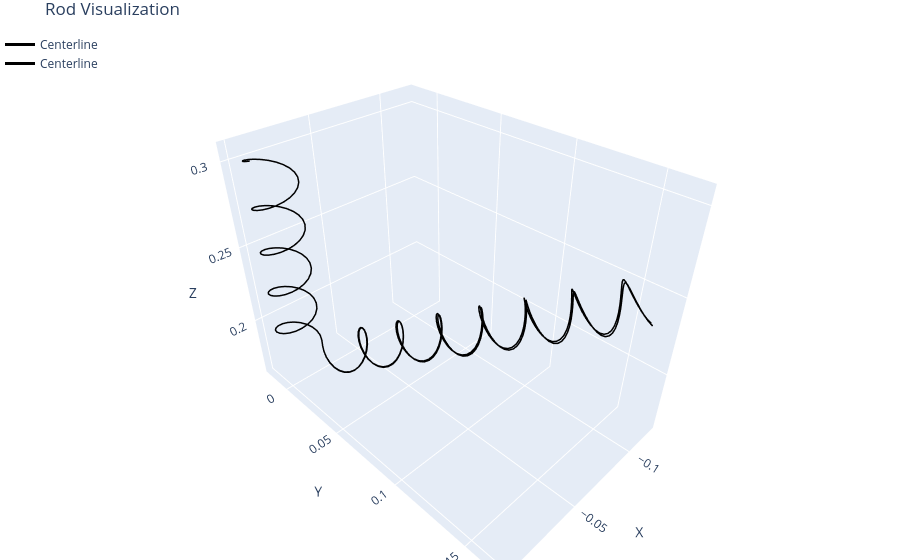

The notebook cell saved with this chart:
### Markdown cell above
### Visualize generalized & global twist at `index=100` of ~.03 radians for two identical curls

### Code cell
from rod.rod_generator import RodGenerator
from rod.RodHelixConverter import RodHelixConverter
from rod.helix_util import HelixUtil
from scipy.spatial.transform import Rotation
from math_util.rotation import RotationUtil

L = 12 # 12 inches
curl_wavelength = 1 # inch
n_points = 256
height_scale = L / n_points # vertical displacement per segment
indices_per_curl = curl_wavelength / height_scale
ang_curl_freq_default = (2 * np.pi) / indices_per_curl
f = ang_curl_freq_default
r, tf = 0.5, 0.8

pos, theta = RodGenerator.example_rod(n=n_points, curl_radius=in_to_meters(r), curl_frequency=f, height_scale=in_to_meters(height_scale))
rest_lengths = np.linalg.norm(pos[1:] - pos[:-1], axis=1)

# adding twist with generalized coords
twist_indices = np.array([100])
rest_lengths = np.linalg.norm(pos[1:] - pos[:-1], axis=1)
twist_values = np.array([90 / rest_lengths[twist_indices]])
pos, theta = add_twist(pos, theta, twist_indices, twist_values)

# adding twist with global rotations
pos_g, theta_g = add_global_twist(pos, theta, twist_indices=np.array([101]), twist_values= np.array([np.radians(np.pi / 2)]))

visualize_rod_plotly([pos, pos_g])

### Figure 1 — Plotly figure (JSON) as saved in the notebook; plotly's stock layout.template omitted (floating-point values rounded to 4 significant figures; data arrays with more than 128 entries replaced by an {"elided": "..."} marker saying what was removed)
{"data": [{"line": {"color": "black", "width": 3}, "mode": "lines", "name": "Centerline", "type": "scatter3d", "x": {"elided": "258 float values"}, "y": {"elided": "258 float values"}, "z": {"elided": "258 float values"}}, {"line": {"color": "black", "width": 3}, "mode": "lines", "name": "Centerline", "type": "scatter3d", "x": {"elided": "258 float values"}, "y": {"elided": "258 float values"}, "z": {"elided": "258 float values"}}], "layout": {"legend": {"x": 0, "y": 1}, "margin": {"b": 0, "l": 0, "r": 0, "t": 30}, "scene": {"aspectmode": "data", "xaxis": {"title": {"text": "X"}}, "yaxis": {"title": {"text": "Y"}}, "zaxis": {"title": {"text": "Z"}}}, "title": {"text": "Rod Visualization"}}}
